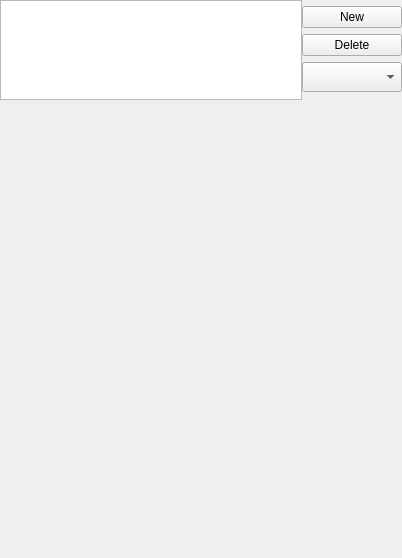
<?xml version="1.0" encoding="UTF-8"?>
<ui version="4.0">
 <class>RenderSelector</class>
 <widget class="QWidget" name="RenderSelector">
  <property name="geometry">
   <rect>
    <x>0</x>
    <y>0</y>
    <width>402</width>
    <height>558</height>
   </rect>
  </property>
  <property name="windowTitle">
   <string>Form</string>
  </property>
  <layout class="QHBoxLayout" name="horizontalLayout">
   <property name="leftMargin">
    <number>0</number>
   </property>
   <property name="topMargin">
    <number>0</number>
   </property>
   <property name="rightMargin">
    <number>0</number>
   </property>
   <property name="bottomMargin">
    <number>0</number>
   </property>
   <item>
    <layout class="QVBoxLayout" name="verticalLayout" stretch="0,1,0">
     <property name="spacing">
      <number>4</number>
     </property>
     <item>
      <layout class="QHBoxLayout" name="horizontalLayout_2" stretch="0,0">
       <property name="spacing">
        <number>0</number>
       </property>
       <property name="sizeConstraint">
        <enum>QLayout::SetMinimumSize</enum>
       </property>
       <item>
        <layout class="QVBoxLayout" name="verticalLayout_2">
         <property name="spacing">
          <number>0</number>
         </property>
         <item>
          <widget class="QTableWidget" name="tableWidget">
           <property name="minimumSize">
            <size>
             <width>200</width>
             <height>80</height>
            </size>
           </property>
           <property name="maximumSize">
            <size>
             <width>600</width>
             <height>100</height>
            </size>
           </property>
           <attribute name="verticalHeaderVisible">
            <bool>false</bool>
           </attribute>
          </widget>
         </item>
         <item>
          <spacer name="verticalSpacer_3">
           <property name="orientation">
            <enum>Qt::Vertical</enum>
           </property>
           <property name="sizeType">
            <enum>QSizePolicy::Minimum</enum>
           </property>
           <property name="sizeHint" stdset="0">
            <size>
             <width>20</width>
             <height>0</height>
            </size>
           </property>
          </spacer>
         </item>
        </layout>
       </item>
       <item>
        <layout class="QVBoxLayout" name="verticalLayout_3">
         <property name="spacing">
          <number>0</number>
         </property>
         <item>
          <widget class="QPushButton" name="newButton">
           <property name="sizePolicy">
            <sizepolicy hsizetype="Minimum" vsizetype="Fixed">
             <horstretch>0</horstretch>
             <verstretch>0</verstretch>
            </sizepolicy>
           </property>
           <property name="minimumSize">
            <size>
             <width>100</width>
             <height>0</height>
            </size>
           </property>
           <property name="maximumSize">
            <size>
             <width>150</width>
             <height>16777215</height>
            </size>
           </property>
           <property name="text">
            <string>New</string>
           </property>
          </widget>
         </item>
         <item>
          <widget class="QPushButton" name="deleteButton">
           <property name="sizePolicy">
            <sizepolicy hsizetype="Minimum" vsizetype="Fixed">
             <horstretch>0</horstretch>
             <verstretch>0</verstretch>
            </sizepolicy>
           </property>
           <property name="minimumSize">
            <size>
             <width>100</width>
             <height>0</height>
            </size>
           </property>
           <property name="maximumSize">
            <size>
             <width>150</width>
             <height>16777215</height>
            </size>
           </property>
           <property name="text">
            <string>Delete</string>
           </property>
          </widget>
         </item>
         <item>
          <widget class="QComboBox" name="dupCombo">
           <property name="sizePolicy">
            <sizepolicy hsizetype="Minimum" vsizetype="Expanding">
             <horstretch>0</horstretch>
             <verstretch>0</verstretch>
            </sizepolicy>
           </property>
           <property name="minimumSize">
            <size>
             <width>100</width>
             <height>0</height>
            </size>
           </property>
           <property name="maximumSize">
            <size>
             <width>150</width>
             <height>30</height>
            </size>
           </property>
           <property name="focusPolicy">
            <enum>Qt::NoFocus</enum>
           </property>
          </widget>
         </item>
         <item>
          <spacer name="verticalSpacer_2">
           <property name="orientation">
            <enum>Qt::Vertical</enum>
           </property>
           <property name="sizeType">
            <enum>QSizePolicy::Minimum</enum>
           </property>
           <property name="sizeHint" stdset="0">
            <size>
             <width>20</width>
             <height>0</height>
            </size>
           </property>
          </spacer>
         </item>
        </layout>
       </item>
      </layout>
     </item>
     <item>
      <widget class="QFrame" name="stackedWidgetFrame">
       <property name="sizePolicy">
        <sizepolicy hsizetype="Expanding" vsizetype="Expanding">
         <horstretch>0</horstretch>
         <verstretch>0</verstretch>
        </sizepolicy>
       </property>
       <property name="minimumSize">
        <size>
         <width>400</width>
         <height>450</height>
        </size>
       </property>
       <property name="frameShape">
        <enum>QFrame::NoFrame</enum>
       </property>
       <property name="frameShadow">
        <enum>QFrame::Raised</enum>
       </property>
       <property name="lineWidth">
        <number>0</number>
       </property>
       <layout class="QHBoxLayout" name="horizontalLayout_4" stretch="0">
        <property name="spacing">
         <number>0</number>
        </property>
        <property name="sizeConstraint">
         <enum>QLayout::SetMaximumSize</enum>
        </property>
        <property name="leftMargin">
         <number>0</number>
        </property>
        <property name="topMargin">
         <number>0</number>
        </property>
        <property name="rightMargin">
         <number>0</number>
        </property>
        <property name="bottomMargin">
         <number>0</number>
        </property>
        <item>
         <widget class="QStackedWidget" name="stackedWidget">
          <property name="currentIndex">
           <number>1</number>
          </property>
          <widget class="QWidget" name="page"/>
          <widget class="QWidget" name="page_2"/>
         </widget>
        </item>
       </layout>
      </widget>
     </item>
     <item>
      <spacer name="verticalSpacer">
       <property name="orientation">
        <enum>Qt::Vertical</enum>
       </property>
       <property name="sizeType">
        <enum>QSizePolicy::Minimum</enum>
       </property>
       <property name="sizeHint" stdset="0">
        <size>
         <width>20</width>
         <height>0</height>
        </size>
       </property>
      </spacer>
     </item>
    </layout>
   </item>
  </layout>
 </widget>
 <resources/>
 <connections/>
</ui>
